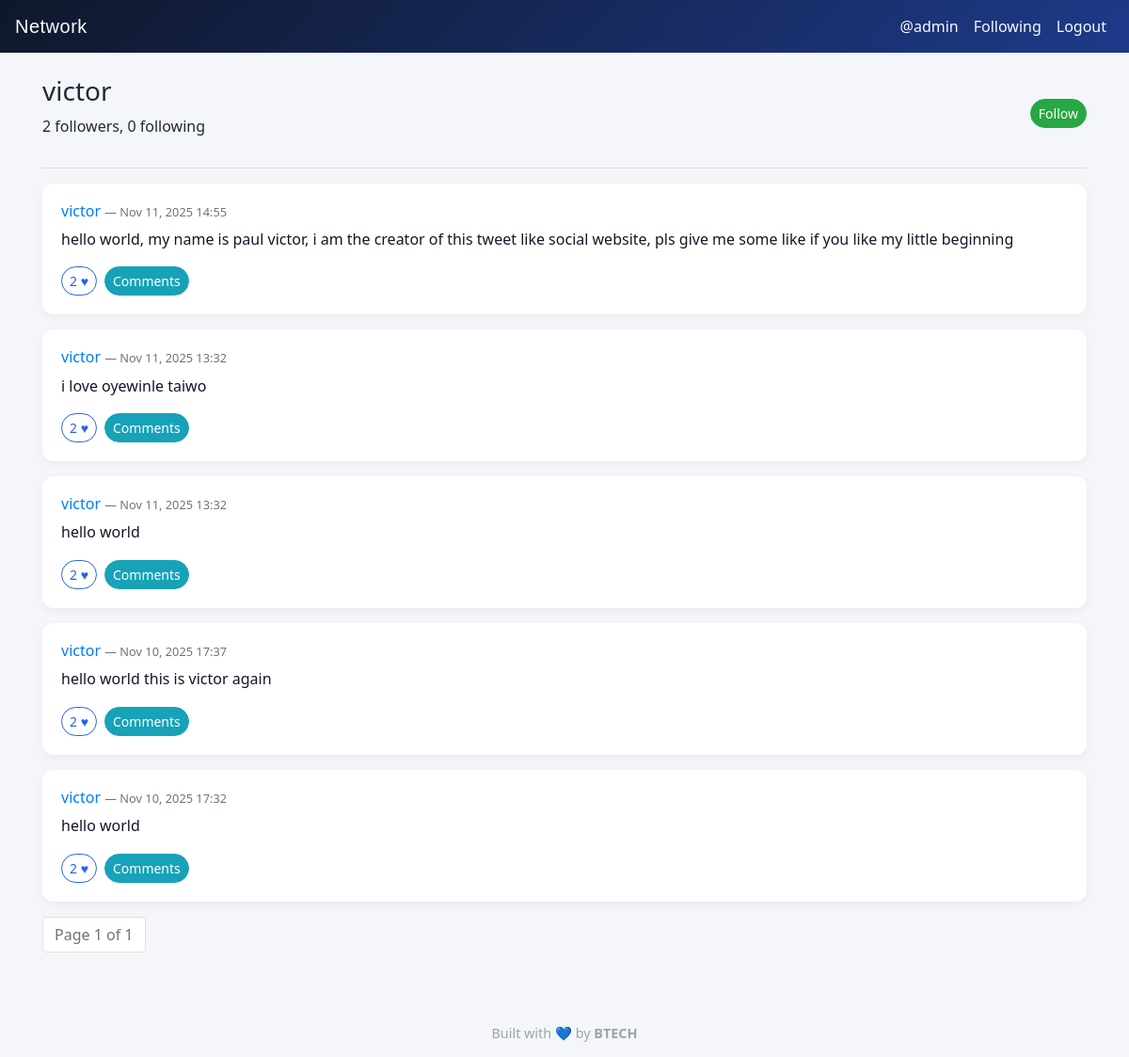
Screenshot of /profile/victor (signed in) with the database file from the repository.
### network/models.py (models this page shows, shortened)
class User(AbstractUser):
    pass

class Post(models.Model):
    author = models.ForeignKey(User, on_delete=models.CASCADE, related_name="posts")
    content = models.TextField(max_length=1000)
    timestamp = models.DateTimeField(default=timezone.now)
    def likes_count(self):
        return self.likes.count()

### network/views.py (the view)
# urls.py: path("profile/<str:username>", views.profile, name="profile"),
def profile(request, username):
    profile_user = get_object_or_404(User, username=username)
    posts = profile_user.posts.order_by("-timestamp")
    paginator = Paginator(posts, 10)
    page_obj = paginator.get_page(request.GET.get("page"))
    followers_count = profile_user.followers_set.count()
    following_count = profile_user.following_set.count()
    is_following = False
    if request.user.is_authenticated:
        is_following = Follow.objects.filter(follower=request.user, followed=profile_user).exists()
    liked_post_ids = set()
    if request.user.is_authenticated:
        liked_post_ids = set(request.user.likes.values_list("post_id", flat=True))
    return render(request, "network/profile.html", {
        "profile_user": profile_user,
        "page_obj": page_obj,
        "followers_count": followers_count,
        "following_count": following_count,
        "is_following": is_following,
        "liked_post_ids": liked_post_ids
    })

### network/templates/network/profile.html (shortened to what this page needs)
{% extends "network/layout.html" %}
{% block body %}
  <div class="d-flex justify-content-between align-items-center">
    <div>
      <h3>{{ profile_user.username }}</h3>
      <p>{{ followers_count }} follower{{ followers_count|pluralize }}, {{ following_count }} following</p>
    </div>
    {% if request.user.is_authenticated and request.user.username != profile_user.username %}
      <div>
        <button id="follow-button" class="btn btn-sm btn-success" data-username="{{ profile_user.username }}">
          {% if is_following %}Unfollow{% else %}Follow{% endif %}
        </button>
      </div>
    {% endif %}
  </div>
  <hr>
  {% for post in page_obj %}
    {% include "network/post_partial.html" with post=post liked_post_ids=liked_post_ids %}
  {% empty %}
    <p>No posts yet.</p>
  {% endfor %}
  <nav aria-label="Page navigation">
    <ul class="pagination">
      <li class="page-item disabled"><span class="page-link">Page {{ page_obj.number }} of {{ page_obj.paginator.num_pages }}</span></li>
    </ul>
  </nav>
{% endblock %}

### network/templates/network/layout.html (shortened to what this page needs)
{% load static %}
<!DOCTYPE html>
<html lang="en">
  <head>
    <link rel="stylesheet" href="https://stackpath.bootstrapcdn.com/bootstrap/4.5.2/css/bootstrap.min.css">
    <link href="{% static 'network/styles.css' %}" rel="stylesheet">
  </head>
  <body>
    <nav class="navbar navbar-expand-lg navbar-dark">
      <a class="navbar-brand" href="{% url 'index' %}">Network</a>
      <div class="collapse navbar-collapse" id="navbarSupportedContent">
        <ul class="navbar-nav ml-auto">
          {% if user.is_authenticated %}
            <li class="nav-item"><a class="nav-link" href="{% url 'profile' user.username %}">@{{ user.username }}</a></li>
            <li class="nav-item"><a class="nav-link" href="{% url 'following_posts' %}">Following</a></li>
            <li class="nav-item"><a class="nav-link" href="{% url 'logout' %}">Logout</a></li>
          {% else %}
            <li class="nav-item"><a class="nav-link" href="{% url 'login' %}">Login</a></li>
            <li class="nav-item"><a class="nav-link" href="{% url 'register' %}">Register</a></li>
          {% endif %}
        </ul>
      </div>
    </nav>
    <div class="container mt-4">
      {% block body %}{% endblock %}
    </div>
    <footer>
      Built with 💙 by <strong>BTECH</strong>
    </footer>
  </body>
</html>

### network/templates/network/post_partial.html (shortened to what this page needs)
<div class="card mb-3 post-card" data-post-id="{{ post.id }}">
  <div class="card-body">
    <h6>
      <a href="{% url 'profile' post.author.username %}">{{ post.author.username }}</a>
      <small class="text-muted"> — {{ post.timestamp|date:"M d, Y H:i" }}</small>
    </h6>
    <div class="post-content" data-original="{{ post.content|escape }}">
      <p class="mb-2">{{ post.content|linebreaks }}</p>
    </div>
    <div class="d-flex align-items-center">
      <button class="btn btn-sm btn-outline-primary like-btn"
              data-liked="{% if post.id in liked_post_ids %}true{% else %}false{% endif %}">
        <span class="like-count">{{ post.likes_count }}</span> ♥
      </button>
      <button class="btn btn-sm btn-info ml-2 toggle-comments-btn">Comments</button>
    </div>
  </div>
</div>

### network/static/network/styles.css (style rules this page uses)
.post-card .post-content p { white-space: pre-wrap; }
.post-content p { font-size: 1rem; line-height: 1.6; color: #111827; }
.like-btn, .edit-btn { transition: all 0.2s ease; }
.navbar { background: linear-gradient(90deg, #0d1117, #1f2937); }
.navbar-brand { font-family: "Poppins", sans-serif; letter-spacing: 0.5px; }

### network/templates/network/layout.html (style rules this page uses)
body { background-color: #f4f6fa; font-family: "Segoe UI", Roboto, sans-serif; color: #1f2937; }
.navbar { background: linear-gradient(135deg, #0f172a, #1e3a8a); }
.navbar a, .navbar-brand { color: #f8fafc !important; }
.post-card { border: none; border-radius: 12px; box-shadow: 0 3px 10px rgba(0,0,0,0.05); transition: transform 0.2s ease, box-shadow 0.2s ease; margin-bottom: 20px; }
.btn { border-radius: 20px; transition: all 0.2s ease; }
.btn-outline-primary { color: #2563eb; border-color: #2563eb; }
footer { text-align: center; margin-top: 60px; padding: 15px 0; color: #9ca3af; font-size: 0.9rem; }

### rows the page displays
User: username "admin"
User: username "victor"
Post: author.username "victor", timestamp "Nov 11, 2025 14:55", content "hello world, my name is paul victor, i am the creator of this tweet like social website, pls give me some like if you like my little beginning", likes_count "2"
Post: author.username "victor", timestamp "Nov 11, 2025 13:32", content "i love oyewinle taiwo", likes_count "2"
Post: author.username "victor", timestamp "Nov 11, 2025 13:32", content "hello world", likes_count "2"
Post: author.username "victor", timestamp "Nov 10, 2025 17:37", content "hello world this is victor again", likes_count "2"
Post: author.username "victor", timestamp "Nov 10, 2025 17:32", content "hello world", likes_count "2"

### other values shown
{{ followers_count }} "2"
{{ following_count }} "0"
{{ page_obj.number }} "1"
{{ page_obj.paginator.num_pages }} "1"
